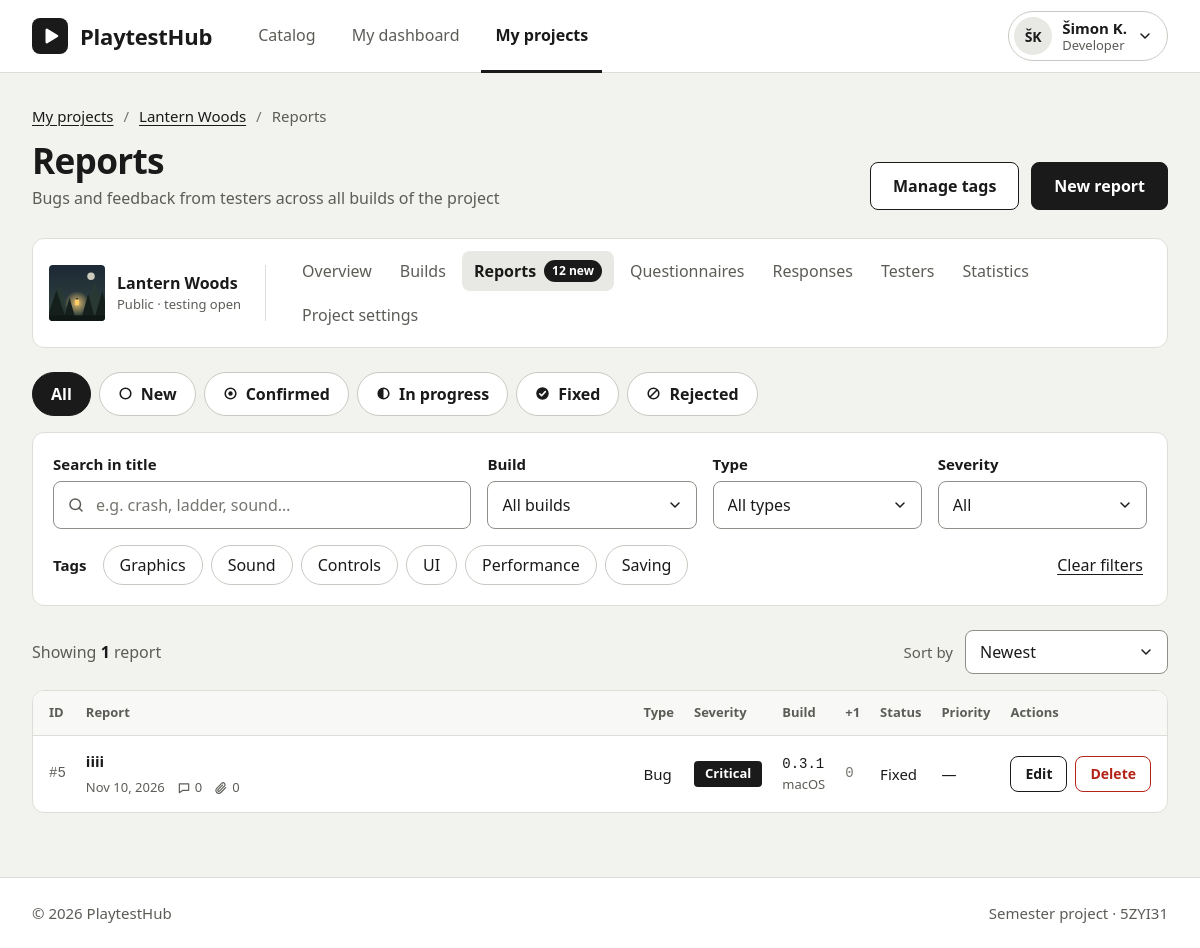
Before: /?c=report with the older database file.
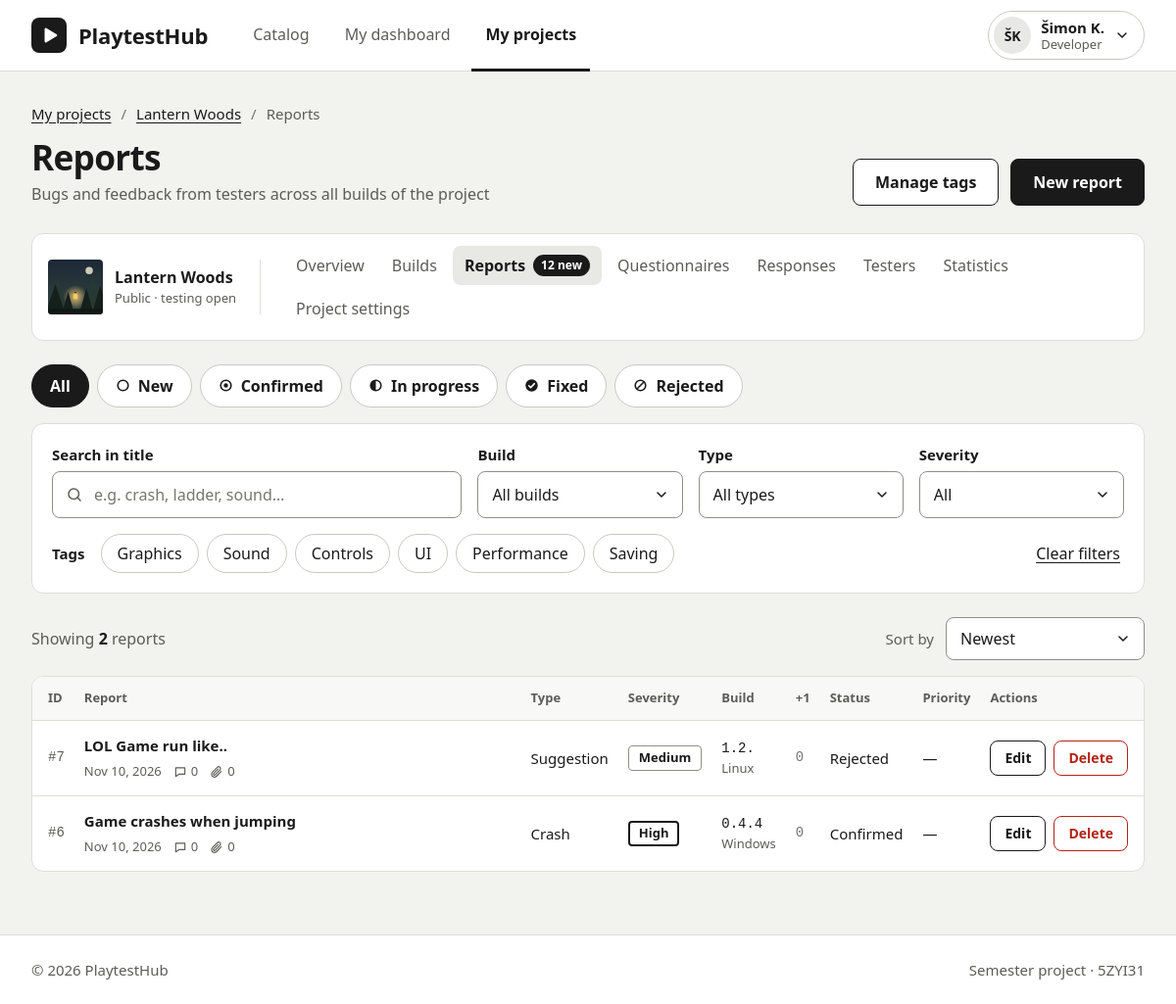
After: the same page with the newer database file.
### tables this page shows
CREATE TABLE `reports` (
  `id` int(11) NOT NULL AUTO_INCREMENT,
  `title` varchar(200) NOT NULL,
  `type` varchar(20) NOT NULL,
  `severity` varchar(20) NOT NULL,
  `status` varchar(20) NOT NULL,
  `description` text NOT NULL,
  `buildId` int(11) NOT NULL,
  `createdAt` datetime NOT NULL,
  PRIMARY KEY (`id`),
  KEY `buildId` (`buildId`),
  CONSTRAINT `1` FOREIGN KEY (`buildId`) REFERENCES `builds` (`id`)
);

CREATE TABLE `builds` (
  `id` int(11) NOT NULL AUTO_INCREMENT,
  `version` varchar(20) NOT NULL,
  `platform` varchar(20) NOT NULL,
  `changelog` text NOT NULL,
  `downloadUrl` varchar(255) NOT NULL,
  `releasedAt` date NOT NULL,
  PRIMARY KEY (`id`)
);

### App/Views/Report/index.view.php (the view, shortened to what the changed rows need)
<header class="page-header">
  <div class="page-header__row">
    <div>
      <h1 class="page-header__title">Reports</h1>
    </div>
  </div>
</header>
<div class="project-layout">
  <div class="project-content">
    <section aria-labelledby="reports-title">
      <div class="results-bar">
        <p class="results-bar__count">Showing <strong><?= count($reports) ?></strong> <?= count($reports) === 1 ? 'report' : 'reports' ?></p>
        <div class="sort">
          <label class="sort__label" for="sort">Sort by</label>
          <div class="select">
          </div>
        </div>
      </div>
      <div class="table-card">
        <table class="reports">
          <thead>
            <tr>
              <th scope="col">ID</th>
              <th scope="col">Report</th>
              <th scope="col">Type</th>
              <th scope="col">Severity</th>
              <th scope="col">Build</th>
              <th scope="col"><abbr title="Number of confirmations">+1</abbr></th>
              <th scope="col">Status</th>
              <th scope="col">Priority</th>
              <th scope="col">Actions</th>
            </tr>
          </thead>
          <tbody>
            <?php foreach ($reports as $report) : ?>
              <tr>
                <td class="reports__id">#<?= e($report->getId()) ?></td>
                <td class="reports__title">
                  <a class="report-link" href="<?= $link->url('report.edit', ['id' => $report->getId()]) ?>"><?= e($report->getTitle()) ?></a>
                  <div class="report-meta">
                    <span><time datetime="<?= e(date('Y-m-d\TH:i', strtotime($report->getCreatedAt()))) ?>"><?= e(date('M j, Y', strtotime($report->getCreatedAt()))) ?></time></span>
                    <span class="meta-count"><span class="icon icon--comment" aria-hidden="true"></span><span class="visually-hidden">Comments:</span>0</span>
                    <span class="meta-count"><span class="icon icon--clip" aria-hidden="true"></span><span class="visually-hidden">Attachments:</span>0</span>
                  </div>
                </td>
                <td class="reports__type"><?= e($report->getTypeLabel()) ?></td>
                <td class="reports__severity"><span class="severity severity--<?= e($report->getSeverity()) ?>"><?= e($report->getSeverityLabel()) ?></span></td>
                <?php $build = $report->getBuild() ?>
                <td class="reports__build" data-label="Build">
                  <span class="reports__version"><?= e($build?->getVersion()) ?></span>
                  <span class="reports__platform"><?= e($build?->getPlatformLabel()) ?></span>
                </td>
                <td class="reports__votes is-zero" data-label="Confirmations">0</td>
                <td class="reports__status" data-label="Status"><?= e($report->getStatusLabel()) ?></td>
                <td class="reports__priority" data-label="Priority">—</td>
                <td class="reports__actions" data-label="Actions">
                  <div class="row-actions">
                    <a class="btn btn--small" href="<?= $link->url('report.edit', ['id' => $report->getId()]) ?>">Edit</a>
                    <form method="post" action="<?= $link->url('report.delete') ?>" data-confirm="Delete report #<?= e($report->getId()) ?>?">
                      <button class="btn btn--small btn--danger" type="submit">Delete</button>
                    </form>
                  </div>
                </td>
              </tr>
            <?php endforeach ?>
          </tbody>
        </table>
      </div>
    </section>
  </div>
</div>

Changed rows visible on the page:
removed reports: id "5", title "iiii", createdAt "Nov 10, 2026", type "Bug", severity "Critical", buildId.version "0.3.1", buildId.platform "macOS", status "Fixed"
added reports: id "7", title "LOL Game run like..", createdAt "Nov 10, 2026", type "Suggestion", severity "Medium", buildId.version "1.2.", buildId.platform "Linux", status "Rejected"
added reports: id "6", title "Game crashes when jumping", createdAt "Nov 10, 2026", type "Crash", severity "High", buildId.version "0.4.4", buildId.platform "Windows", status "Confirmed"
Other visible differences:
count($reports): "1" → "2"
text no longer shown: "report"
text now shown: "reports"
